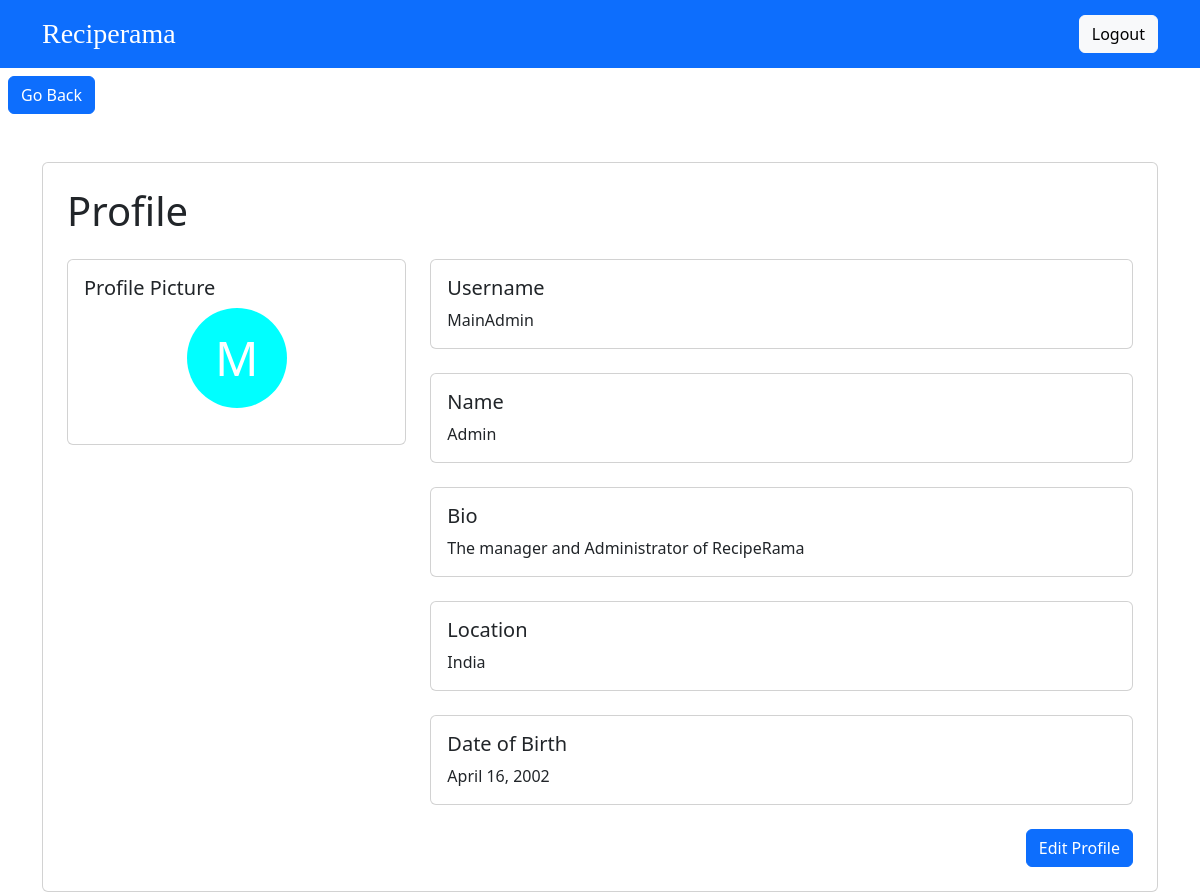
The page /userauth/view_profile (signed in) on the database its author committed.
### userauth/models.py (models this page shows, shortened)
class CustomUser(AbstractUser):
    is_staff = models.BooleanField(default=False)

class Profile(models.Model):
    user = models.OneToOneField(User, on_delete=models.CASCADE)
    name = models.CharField(max_length=255)
    bio = models.TextField()
    country = models.CharField(max_length=255)
    dob = models.DateField(blank=True, null = True)

### userauth/views.py (the view)
# urls.py: path('view_profile',views.view_profile,name='view_profile'),
@login_required
def view_profile(request):
    user = request.user
    return render(request, 'view_profile.html', {'user':user})

### template/view_profile.html (shortened to what this page needs)
<!DOCTYPE html>
<html>
<head>
    <link rel="stylesheet" href="https://cdn.jsdelivr.net/npm/bootstrap@5.3.0/dist/css/bootstrap.min.css" rel="stylesheet">
</head>
<body>
    <nav class="navbar bg-primary" data-bs-theme="dark">
        <div class="container">
            <a class="navbar-brand" href="/">Reciperama</a>
            <ul class="navbar-nav ms-auto">
                <li class="nav-item">
                    <form method="post" action="/userauth/logout">
                        <button type="submit" class="btn btn-light">Logout</button>
                    </form>
                </li>
            </ul>
        </div>
    </nav>
    <a href="/userauth/dashboard" onclick="history.go(-1);" class="text-start mb-4">
        <button class="btn btn-primary mt-2 mx-2">Go Back</button>
    </a>
    <div class="container mt-5">
        <div class="card p-4">
            <h1 class="mb-4">Profile</h1>
            <div class="row">
                <div class="col-md-4 mb-4">
                    <div class="card">
                        <div class="card-body">
                            <h5 class="card-title">Profile Picture</h5>
                            <div class="profile-initial">
                                <div class="initial-circle">{{ user.username|first|upper }}</div>
                            </div>
                        </div>
                    </div>
                </div>
                <div class="col-md-8">
                    <div class="card">
                        <div class="card-body">
                            <h5 class="card-title">Username</h5>
                            <p class="card-text">{{ user.username }}</p>
                        </div>
                    </div>
                    <div class="card mt-4">
                        <div class="card-body">
                            <h5 class="card-title">Name</h5>
                            <p class="card-text">{{ user.profile.name }}</p>
                        </div>
                    </div>
                    <div class="card mt-4">
                        <div class="card-body">
                            <h5 class="card-title">Bio</h5>
                            <p class="card-text">{{ user.profile.bio }}</p>
                        </div>
                    </div>
                    <div class="card mt-4">
                        <div class="card-body">
                            <h5 class="card-title">Location</h5>
                            <p class="card-text">{{ user.profile.country }}</p>
                        </div>
                    </div>
                    <div class="card mt-4">
                        <div class="card-body">
                            <h5 class="card-title">Date of Birth</h5>
                            <p class="card-text">{{ user.profile.dob }}</p>
                        </div>
                    </div>
                </div>
            </div>
            <div class="text-end mt-4">
                <a href="/userauth/edit_profile" class="btn btn-primary">Edit Profile</a>
            </div>
        </div>
    </div>
</body>
</html>

### template/view_profile.html (style rules this page uses)
.navbar-brand { font-weight: light; font-family: 'Monserrat', Times, serif; font-size: 28px; }
.profile-initial { width: 100px; height: 100px; border-radius: 50%; background-color: aqua; display: flex; align-items: center; justify-content: center; margin: 0 auto 20px; }
.initial-circle { font-size: 48px; color: white; }

### rows shown on the page
CustomUser: username|first "M", username "MainAdmin", profile.name "Admin", profile.bio "The manager and Administrator of RecipeRama", profile.country "India", profile.dob "April 16, 2002"
